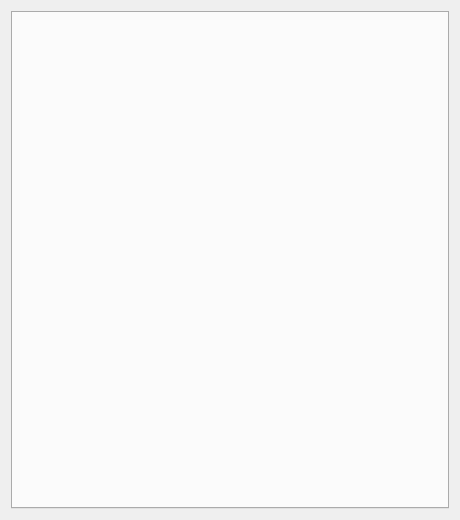
<?xml version="1.0" encoding="UTF-8"?>
<ui version="4.0">
 <class>RemoteControlHubDialog</class>
 <widget class="QDialog" name="RemoteControlHubDialog">
  <property name="geometry">
   <rect>
    <x>0</x>
    <y>0</y>
    <width>460</width>
    <height>520</height>
   </rect>
  </property>
  <property name="minimumSize">
   <size>
    <width>460</width>
    <height>520</height>
   </size>
  </property>
  <property name="windowTitle">
   <string>远程控制</string>
  </property>
  <layout class="QVBoxLayout" name="rootLayout">
   <item>
    <widget class="QTabWidget" name="tabWidget">
     <property name="currentIndex">
      <number>-1</number>
     </property>
    </widget>
   </item>
  </layout>
 </widget>
 <resources/>
 <connections/>
</ui>
